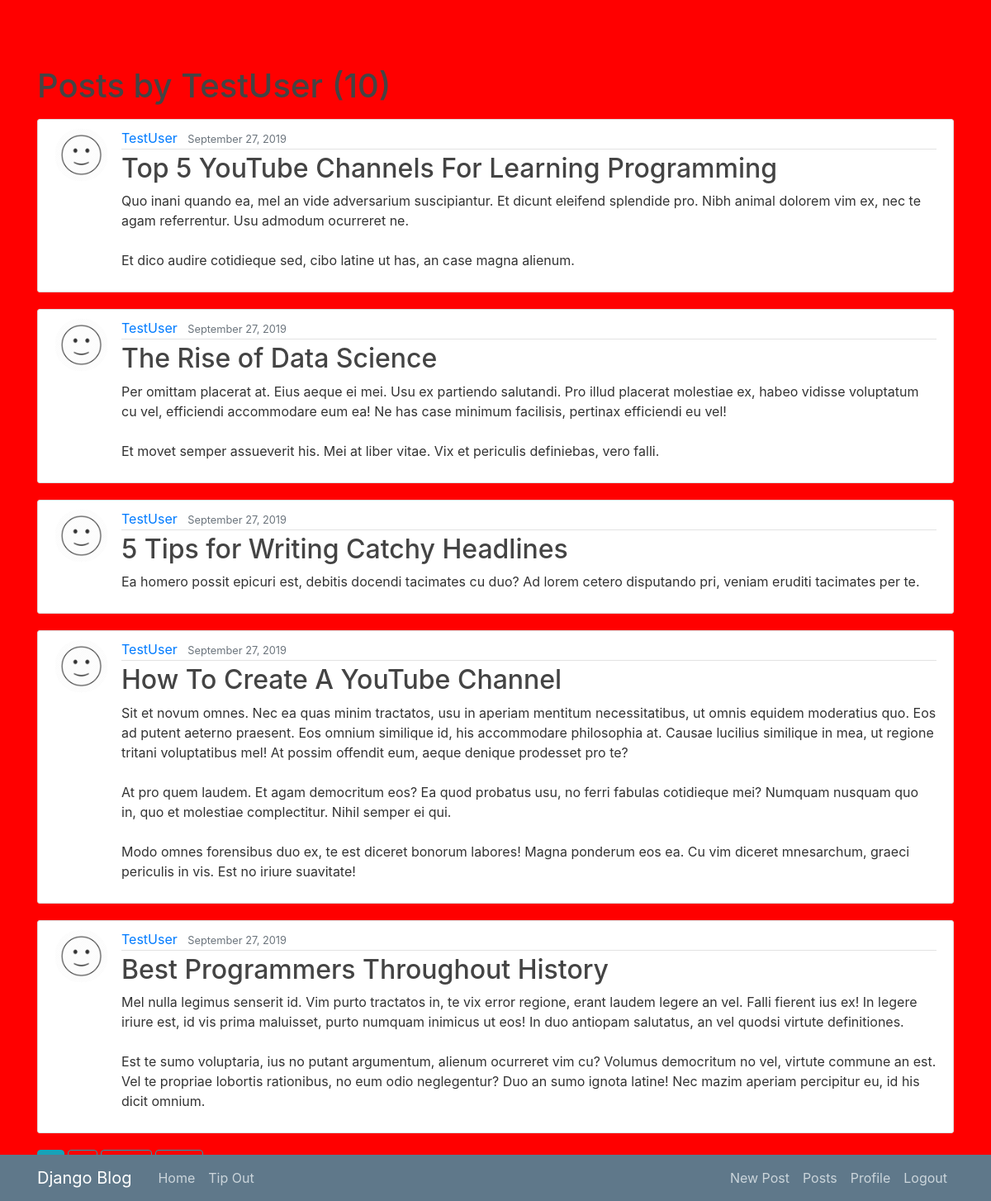
/user/TestUser (signed in), run on the app's committed database.
### blog/models.py (models this page shows, shortened)
class Post(models.Model):
    title = models.CharField(max_length=100)
    content = models.TextField()
    date_posted = models.DateTimeField(default=timezone.now)
    author = models.ForeignKey(User, on_delete=models.CASCADE)

### users/models.py (models this page shows, shortened)
class Profile(models.Model):
    user = models.OneToOneField(User, on_delete=models.CASCADE)
    image = models.ImageField(default='default.png', upload_to='profile_pics')

### blog/views.py (the view)
# urls.py: path('user/<str:username>', UserPostListView.as_view(), name='user-posts'),
class UserPostListView(LoginRequiredMixin, ListView):
    model = Post
    template_name = 'blog/user_post.html'
    context_object_name = 'posts'
    ordering = ['-date_posted']
    paginate_by = 5
    def get_queryset(self):
        user = get_object_or_404(User, username=self.kwargs.get('username'))
        return Post.objects.filter(author=user).order_by('-date_posted')

### blog/templates/blog/user_post.html (shortened to what this page needs)
{% extends "blog/base.html" %}
{% block content %}
    <h1 class="mb-3">Posts by {{ view.kwargs.username }} ({{ page_obj.paginator.count }})</h1>
    {% for post in posts %}
        <article class="media content-section">
          <img class="rounded-circle article-img" src="{{ post.author.profile.image.url }}">
          <div class="media-body">
            <div class="article-metadata">
              <a class="mr-2" href="{% url 'user-posts' post.author.username %}">{{ post.author }}</a>
              <small class="text-muted">{{ post.date_posted|date:"F d, Y" }}</small>
            </div>
            <h2><a class="article-title" href="{% url 'post-detail' post.id %}">{{ post.title }}</a></h2>
            <p class="article-content">{{ post.content }}</p>
          </div>
        </article>
    {% endfor %}
    {% if is_paginated %}
      {% for num in page_obj.paginator.page_range %}
        {% if page_obj.number == num %}
          <a class="btn btn-info mb-4" href="?page={{ num }}">{{ num }}</a>
        {% elif num > page_obj.number|add:'-3' and num < page_obj.number|add:'3' %}
          <a class="btn btn-outline-info mb-4" href="?page={{ num }}">{{ num }}</a>
        {% endif %}
      {% endfor %}
      {% if page_obj.has_next %}
        <a class="btn btn-outline-info mb-4" href="?page={{ page_obj.next_page_number }}">Next</a>
        <a class="btn btn-outline-info mb-4" href="?page={{ page_obj.paginator.num_pages }}">Last</a>
      {% endif %}
    {% endif %}
{% endblock content %}

### blog/static/blog/main.css (style rules this page uses)
body { background: #fafafa; color: #333333; margin-top: 5rem; }
h1, h2, h3, h4, h5, h6 { color: #444444; }
.content-section { background: #ffffff; padding: 10px 20px; border: 1px solid #dddddd; border-radius: 3px; margin-bottom: 20px; }
.article-title { color: #444444; }
.article-content { white-space: pre-line; }
.article-img { height: 65px; width: 65px; margin-right: 16px; }
.article-metadata { padding-bottom: 1px; margin-bottom: 4px; border-bottom: 1px solid #e3e3e3 }

### data on the page
Post: author.profile.image (placeholder picture), author "TestUser", date_posted "September 27, 2019", title "Top 5 YouTube Channels For Learning Programming", content "Quo inani quando ea, mel an vide adversarium suscipiantur. Et dicunt eleifend splendide pro. Nibh animal dolorem vim ex, nec te agam referrentur. Usu admodum ocurreret ne. Et dico audire cotidieque sed, cibo latine ut has, an case magna alienum."
Post: author.profile.image (placeholder picture), author "TestUser", date_posted "September 27, 2019", title "The Rise of Data Science", content "Per omittam placerat at. Eius aeque ei mei. Usu ex partiendo salutandi. Pro illud placerat molestiae ex, habeo vidisse voluptatum cu vel, efficiendi accommodare eum ea! Ne has case minimum facilisis, pertinax efficiendi eu vel! Et movet semper assueverit his. Mei at liber vitae. Vix et periculis definiebas, vero falli."
Post: author.profile.image (placeholder picture), author "TestUser", date_posted "September 27, 2019", title "5 Tips for Writing Catchy Headlines", content "Ea homero possit epicuri est, debitis docendi tacimates cu duo? Ad lorem cetero disputando pri, veniam eruditi tacimates per te."
Post: author.profile.image (placeholder picture), author "TestUser", date_posted "September 27, 2019", title "How To Create A YouTube Channel", content "Sit et novum omnes. Nec ea quas minim tractatos, usu in aperiam mentitum necessitatibus, ut omnis equidem moderatius quo. Eos ad putent aeterno praesent. Eos omnium similique id, his accommodare philosophia at. Causae lucilius similique in mea, ut regione tritani voluptatibus mel! At possim offendit eum, aeque denique prodesset pro te? At pro quem laudem. Et agam democritum eos? Ea quod probatus usu, no ferri fabulas cotidieque mei? Numquam nusquam quo in, quo et molestiae complectitur. Nihil semper ei qui. Modo omnes forensibus duo ex, te est diceret bonorum labores! Magna ponderum eos ea. Cu vim diceret mnesarchum, graeci periculis in vis. Est no iriure suavitate!"
Post: author.profile.image (placeholder picture), author "TestUser", date_posted "September 27, 2019", title "Best Programmers Throughout History", content "Mel nulla legimus senserit id. Vim purto tractatos in, te vix error regione, erant laudem legere an vel. Falli fierent ius ex! In legere iriure est, id vis prima maluisset, purto numquam inimicus ut eos! In duo antiopam salutatus, an vel quodsi virtute definitiones. Est te sumo voluptaria, ius no putant argumentum, alienum ocurreret vim cu? Volumus democritum no vel, virtute commune an est. Vel te propriae lobortis rationibus, no eum odio neglegentur? Duo an sumo ignota latine! Nec mazim aperiam percipitur eu, id his dicit omnium."
